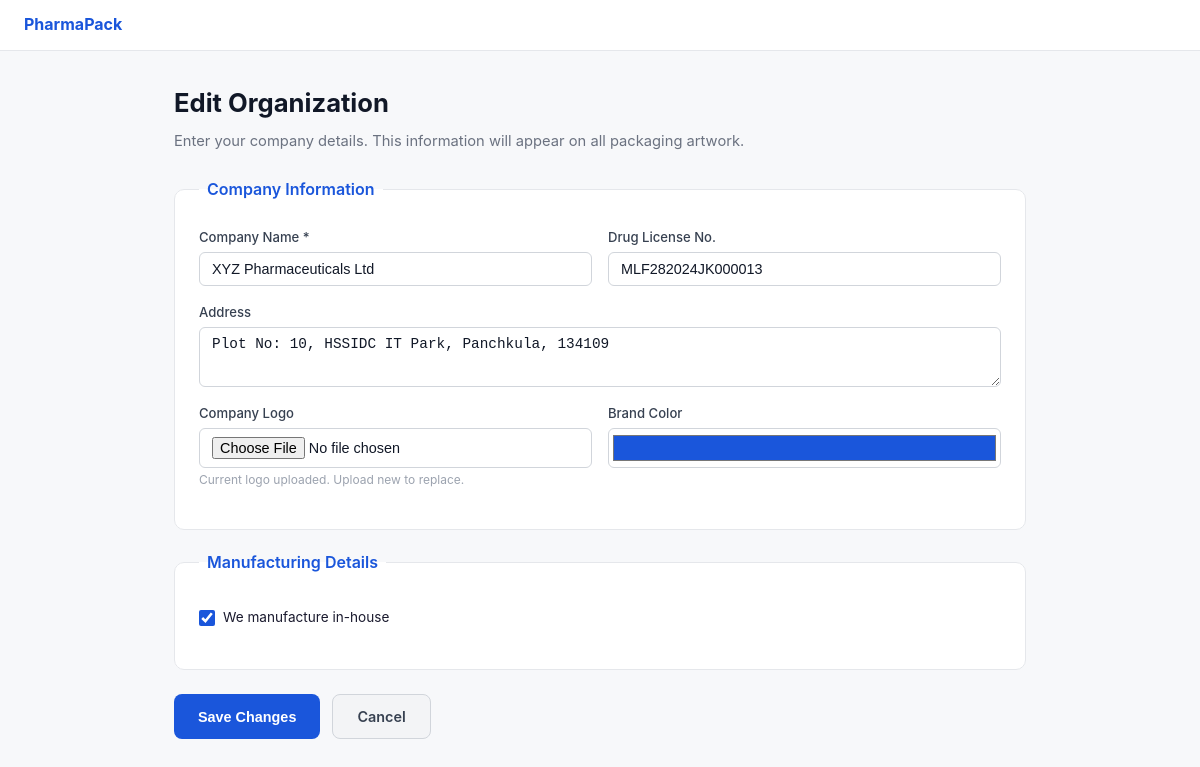
Page /org/e8379450044b4d77979e732232048595/edit on the committed database.
### src/web/database.py (models this page shows, shortened)
class Organization(Base):
    __tablename__ = "organizations"
    id = Column(String(32), primary_key=True, default=new_uuid)
    name = Column(String(255), nullable=False)
    address = Column(Text, default="")
    license_no = Column(String(100), default="")
    logo_path = Column(String(500), nullable=True)
    brand_color_hex = Column(String(7), default="#1a56db")
    is_manufacturer = Column(Boolean, default=True)
    manufacturer_name = Column(String(255), nullable=True)
    manufacturer_address = Column(Text, nullable=True)
    manufacturer_license_no = Column(String(100), nullable=True)
    created_at = Column(DateTime, default=datetime.utcnow)
    products = relationship("Product", back_populates="organization", cascade="all, delete-orphan")

### src/web/app.py (the view)
@app.get("/org/{org_id}/edit", response_class=HTMLResponse)
async def org_edit_form(request: Request, org_id: str):
    db = get_db()
    try:
        org = db.query(Organization).filter_by(id=org_id).first()
        if not org:
            return RedirectResponse("/", status_code=303)
        return templates.TemplateResponse("onboard.html", {
            "request": request, "org": org,
        })
    finally:
        db.close()

### src/web/templates/onboard.html (shortened to what this page needs)
{% extends "base.html" %}
{% block content %}
<h1>{% if org %}Edit Organization{% else %}Set Up Your Organization{% endif %}</h1>
<p class="subtitle">Enter your company details. This information will appear on all packaging artwork.</p>
<form action="{% if org %}/org/{{ org.id }}/edit{% else %}/onboard{% endif %}" method="post" enctype="multipart/form-data">
    <fieldset>
        <legend>Company Information</legend>
        <div class="form-row">
            <div class="form-group">
                <label for="name">Company Name *</label>
                <input type="text" id="name" name="name" value="{{ org.name if org else '' }}" required>
            </div>
            <div class="form-group">
                <label for="license_no">Drug License No.</label>
                <input type="text" id="license_no" name="license_no" value="{{ org.license_no if org else '' }}">
            </div>
        </div>
        <div class="form-row">
            <div class="form-group full">
                <label for="address">Address</label>
                <textarea id="address" name="address">{{ org.address if org else '' }}</textarea>
            </div>
        </div>
        <div class="form-row">
            <div class="form-group">
                <label for="logo">Company Logo</label>
                <input type="file" id="logo" name="logo" accept="image/*">
                {% if org and org.logo_path %}
                <span class="hint">Current logo uploaded. Upload new to replace.</span>
                {% else %}
                <span class="hint">PNG or JPG, used on packaging artwork</span>
                {% endif %}
            </div>
            <div class="form-group">
                <label for="brand_color_hex">Brand Color</label>
                <input type="color" id="brand_color_hex" name="brand_color_hex" value="{{ org.brand_color_hex if org else '#1a56db' }}" style="height:40px; padding:2px;">
            </div>
        </div>
    </fieldset>
    <fieldset>
        <legend>Manufacturing Details</legend>
        <div class="form-row">
            <div class="checkbox-group">
                <input type="checkbox" id="is_manufacturer" name="is_manufacturer"
                    {{ 'checked' if (not org or org.is_manufacturer) else '' }}
                    onchange="document.getElementById('contract-mfg').style.display = this.checked ? 'none' : 'block';">
                <label for="is_manufacturer">We manufacture in-house</label>
            </div>
        </div>
    </fieldset>
    <div style="display:flex; gap:12px; margin-top:24px;">
        <button type="submit" class="btn btn-primary">{% if org %}Save Changes{% else %}Create Organization{% endif %}</button>
        {% if org %}
        <a href="/org/{{ org.id }}" class="btn btn-secondary">Cancel</a>
        {% else %}
        <a href="/" class="btn btn-secondary">Cancel</a>
        {% endif %}
    </div>
</form>
{% endblock %}

### rows in the picture
Organization: name "XYZ Pharmaceuticals Ltd", license_no "MLF282024JK000013", address "Plot No: 10, HSSIDC IT Park, Panchkula, 134109", brand_color_hex "#1a56db"
